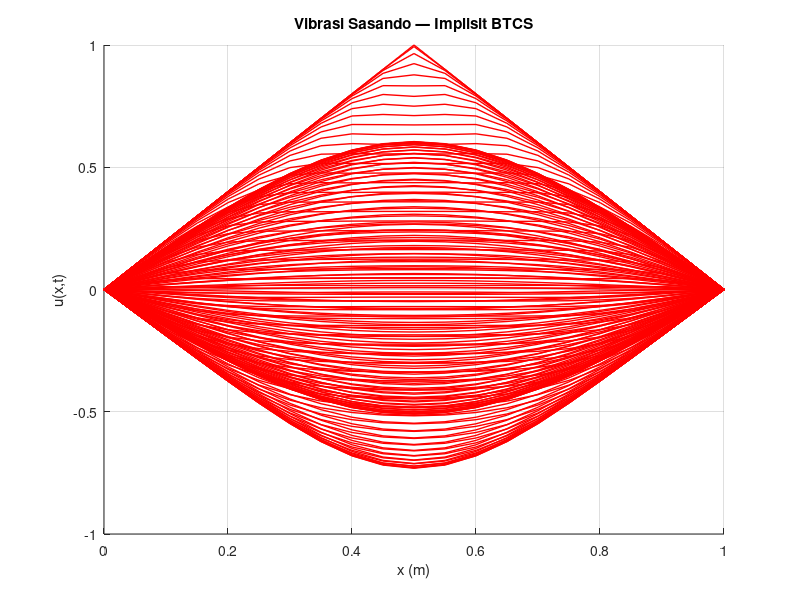
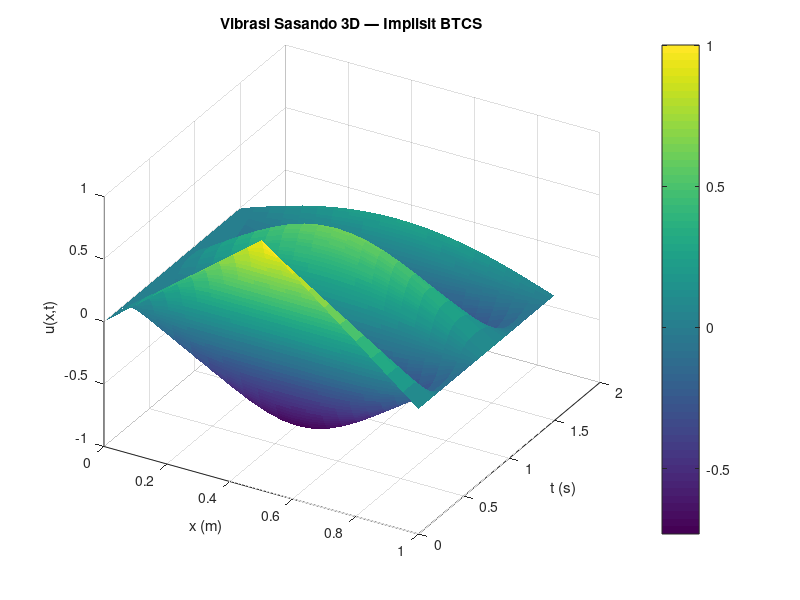

Source code (MATLAB) for these figures, in order:
clc; clear all; close all;

% ====== PARAMETER ======
c  = 1;
kd = 0.3;
l  = 1;
h  = 1;
dx = 0.05;
dt = 0.008;

% ====== GRID ======
x  = 0:dx:l;
t  = 0:dt:1.5;
Nx = length(x);
Nt = length(t);

% ====== KOEFISIEN A dan r ======
A  = 0.5*c^2 + 2*c^2/l;
r  = A*dt^2/dx^2;
cw = sqrt(A);
fprintf('A = %.4f\n', A);
fprintf('r = %.4f\n', r);

% ====== KOEFISIEN BTCS (dari materi) ======
Da = 2*l*dx^2 + 2*cw^2*l*dt^2 + 8*cw^2*dt^2 + 2*kd*l*dx^2*dt;
Db = l*dx^2   + cw^2*l*dt^2   + 4*cw^2*dt^2 + kd*l*dx^2*dt;

aa = (cw^2*l*dt^2 + 4*cw^2*dt^2) / Da;
bb = (2*l*dx^2    + kd*l*dx^2*dt) / Db;
cc =  l*dx^2 / Db;

fprintf('a = %.5f\n', aa);
fprintf('b = %.5f\n', bb);
fprintf('c = %.5f\n', cc);

% ====== KONDISI AWAL ======
u = zeros(Nx, Nt);
for j = 1:Nx
    if x(j) <= 0.5*l
        u(j,1) = 2*h*x(j)/l;
    else
        u(j,1) = 2*h - 2*h*x(j)/l;
    end
end

% ====== KONDISI BATAS ======
for n = 1:Nt
    u(1,n)  = 0;
    u(Nx,n) = 0;
end

% ====== INISIALISASI n=1 ======
for j = 2:Nx-1
    u(j,2) = u(j,1) + 0.5*r*(u(j+1,1) - 2*u(j,1) + u(j-1,1));
end

% ====== MATRIKS TRIDIAGONAL A ======
M     = Nx - 2;
A_tri = diag(ones(M,1)) ...
      - aa*diag(ones(M-1,1), 1) ...
      - aa*diag(ones(M-1,1),-1);

% ====== ITERASI IMPLISIT BTCS ======
for n = 2:Nt-1
    B = bb*u(2:Nx-1, n) - cc*u(2:Nx-1, n-1);
    u(2:Nx-1, n+1) = A_tri \ B;
end

% ====== PLOT 2D ======
figure(1);
hold on; grid on;
for n = 1:Nt
    plot(x, u(:,n), 'r-', 'LineWidth', 1);
end
xlabel('x (m)');
ylabel('u(x,t)');
title('Vibrasi Sasando — Implisit BTCS');

% ====== PLOT 3D ======
figure(2);
[T_mesh, X_mesh] = meshgrid(t, x);
surf(X_mesh, T_mesh, u, 'EdgeColor', 'none');
xlabel('x (m)');
ylabel('t (s)');
zlabel('u(x,t)');
title('Vibrasi Sasando 3D — Implisit BTCS');
colorbar;
view(30, 35);
